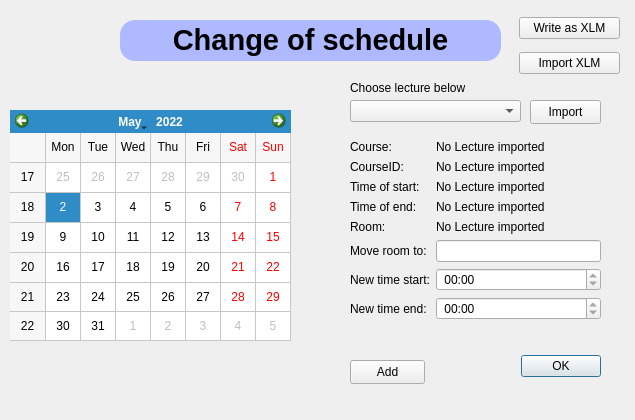
<?xml version="1.0" encoding="UTF-8"?>
<ui version="4.0">
 <class>RequestChange</class>
 <widget class="QDialog" name="RequestChange">
  <property name="geometry">
   <rect>
    <x>0</x>
    <y>0</y>
    <width>635</width>
    <height>420</height>
   </rect>
  </property>
  <property name="windowTitle">
   <string>Dialog</string>
  </property>
  <property name="styleSheet">
   <string notr="true"/>
  </property>
  <widget class="QDialogButtonBox" name="buttonBox">
   <property name="geometry">
    <rect>
     <x>520</x>
     <y>350</y>
     <width>81</width>
     <height>32</height>
    </rect>
   </property>
   <property name="locale">
    <locale language="English" country="Denmark"/>
   </property>
   <property name="orientation">
    <enum>Qt::Horizontal</enum>
   </property>
   <property name="standardButtons">
    <set>QDialogButtonBox::Ok</set>
   </property>
  </widget>
  <widget class="QWidget" name="layoutWidget">
   <property name="geometry">
    <rect>
     <x>350</x>
     <y>140</y>
     <width>251</width>
     <height>191</height>
    </rect>
   </property>
   <layout class="QFormLayout" name="formLayout">
    <item row="0" column="0">
     <widget class="QLabel" name="Course">
      <property name="text">
       <string>Course:</string>
      </property>
     </widget>
    </item>
    <item row="2" column="0">
     <widget class="QLabel" name="originaldateLabel">
      <property name="text">
       <string>Time of start:</string>
      </property>
     </widget>
    </item>
    <item row="3" column="0">
     <widget class="QLabel" name="originaldateLabel_2">
      <property name="text">
       <string>Time of end:</string>
      </property>
     </widget>
    </item>
    <item row="4" column="0">
     <widget class="QLabel" name="roomLabel_2">
      <property name="text">
       <string>Room:</string>
      </property>
     </widget>
    </item>
    <item row="5" column="0">
     <widget class="QLabel" name="roomLabel">
      <property name="text">
       <string>Move room to:</string>
      </property>
     </widget>
    </item>
    <item row="5" column="1">
     <widget class="QLineEdit" name="roomLineEdit">
      <property name="text">
       <string/>
      </property>
     </widget>
    </item>
    <item row="6" column="0">
     <widget class="QLabel" name="newdateLabel_2">
      <property name="text">
       <string>New time start:</string>
      </property>
     </widget>
    </item>
    <item row="7" column="0">
     <widget class="QLabel" name="newdateLabel_3">
      <property name="text">
       <string>New time end:</string>
      </property>
     </widget>
    </item>
    <item row="6" column="1">
     <widget class="QTimeEdit" name="S2TimeEdit">
      <property name="dateTime">
       <datetime>
        <hour>0</hour>
        <minute>0</minute>
        <second>0</second>
        <year>2022</year>
        <month>4</month>
        <day>4</day>
       </datetime>
      </property>
      <property name="maximumDateTime">
       <datetime>
        <hour>23</hour>
        <minute>59</minute>
        <second>59</second>
        <year>2022</year>
        <month>4</month>
        <day>4</day>
       </datetime>
      </property>
      <property name="minimumDateTime">
       <datetime>
        <hour>0</hour>
        <minute>0</minute>
        <second>0</second>
        <year>2022</year>
        <month>4</month>
        <day>4</day>
       </datetime>
      </property>
      <property name="displayFormat">
       <string> HH:mm</string>
      </property>
      <property name="time">
       <time>
        <hour>0</hour>
        <minute>0</minute>
        <second>0</second>
       </time>
      </property>
     </widget>
    </item>
    <item row="7" column="1">
     <widget class="QTimeEdit" name="E2TimeEdit">
      <property name="dateTime">
       <datetime>
        <hour>0</hour>
        <minute>0</minute>
        <second>0</second>
        <year>2022</year>
        <month>4</month>
        <day>4</day>
       </datetime>
      </property>
      <property name="maximumDateTime">
       <datetime>
        <hour>23</hour>
        <minute>59</minute>
        <second>59</second>
        <year>2022</year>
        <month>4</month>
        <day>4</day>
       </datetime>
      </property>
      <property name="minimumDateTime">
       <datetime>
        <hour>0</hour>
        <minute>0</minute>
        <second>0</second>
        <year>2022</year>
        <month>4</month>
        <day>4</day>
       </datetime>
      </property>
      <property name="displayFormat">
       <string> HH:mm</string>
      </property>
      <property name="time">
       <time>
        <hour>0</hour>
        <minute>0</minute>
        <second>0</second>
       </time>
      </property>
     </widget>
    </item>
    <item row="0" column="1">
     <widget class="QLabel" name="label">
      <property name="text">
       <string>No Lecture imported</string>
      </property>
     </widget>
    </item>
    <item row="2" column="1">
     <widget class="QLabel" name="timeLabelS">
      <property name="text">
       <string>No Lecture imported</string>
      </property>
     </widget>
    </item>
    <item row="3" column="1">
     <widget class="QLabel" name="timeLabelE">
      <property name="text">
       <string>No Lecture imported</string>
      </property>
     </widget>
    </item>
    <item row="4" column="1">
     <widget class="QLabel" name="roomLabelOld">
      <property name="text">
       <string>No Lecture imported</string>
      </property>
     </widget>
    </item>
    <item row="1" column="0">
     <widget class="QLabel" name="label_3">
      <property name="text">
       <string>CourseID:</string>
      </property>
     </widget>
    </item>
    <item row="1" column="1">
     <widget class="QLabel" name="courseID_label">
      <property name="text">
       <string>No Lecture imported</string>
      </property>
     </widget>
    </item>
   </layout>
  </widget>
  <widget class="QCalendarWidget" name="calender">
   <property name="geometry">
    <rect>
     <x>10</x>
     <y>110</y>
     <width>281</width>
     <height>231</height>
    </rect>
   </property>
   <property name="locale">
    <locale language="English" country="Denmark"/>
   </property>
   <property name="selectedDate">
    <date>
     <year>2022</year>
     <month>5</month>
     <day>2</day>
    </date>
   </property>
   <property name="gridVisible">
    <bool>true</bool>
   </property>
  </widget>
  <widget class="QLabel" name="changeofschedule">
   <property name="geometry">
    <rect>
     <x>120</x>
     <y>20</y>
     <width>381</width>
     <height>41</height>
    </rect>
   </property>
   <property name="styleSheet">
    <string notr="true">font: 9pt &quot;Arial&quot;;
border-radius:15px;
background-color: rgb(174, 185, 255);</string>
   </property>
   <property name="text">
    <string>&lt;html&gt;&lt;head/&gt;&lt;body&gt;&lt;p align=&quot;center&quot;&gt;&lt;span style=&quot; font-size:22pt; font-weight:700;&quot;&gt;Change of schedule&lt;/span&gt;&lt;/p&gt;&lt;/body&gt;&lt;/html&gt;</string>
   </property>
  </widget>
  <widget class="QPushButton" name="pushButton">
   <property name="geometry">
    <rect>
     <x>530</x>
     <y>100</y>
     <width>71</width>
     <height>24</height>
    </rect>
   </property>
   <property name="text">
    <string>Import</string>
   </property>
  </widget>
  <widget class="QComboBox" name="comboBox">
   <property name="geometry">
    <rect>
     <x>350</x>
     <y>100</y>
     <width>171</width>
     <height>22</height>
    </rect>
   </property>
   <property name="currentText">
    <string/>
   </property>
  </widget>
  <widget class="QLabel" name="label_2">
   <property name="geometry">
    <rect>
     <x>350</x>
     <y>80</y>
     <width>121</width>
     <height>16</height>
    </rect>
   </property>
   <property name="text">
    <string>Choose lecture below</string>
   </property>
  </widget>
  <widget class="QPushButton" name="addPush">
   <property name="geometry">
    <rect>
     <x>350</x>
     <y>360</y>
     <width>75</width>
     <height>24</height>
    </rect>
   </property>
   <property name="text">
    <string>Add</string>
   </property>
  </widget>
  <widget class="QWidget" name="verticalLayoutWidget">
   <property name="geometry">
    <rect>
     <x>519</x>
     <y>10</y>
     <width>101</width>
     <height>71</height>
    </rect>
   </property>
   <layout class="QVBoxLayout" name="verticalLayout">
    <item>
     <widget class="QPushButton" name="writeXLM">
      <property name="text">
       <string>Write as XLM</string>
      </property>
     </widget>
    </item>
    <item>
     <widget class="QPushButton" name="importXLM">
      <property name="text">
       <string>Import XLM</string>
      </property>
     </widget>
    </item>
   </layout>
  </widget>
 </widget>
 <resources/>
 <connections>
  <connection>
   <sender>buttonBox</sender>
   <signal>accepted()</signal>
   <receiver>RequestChange</receiver>
   <slot>accept()</slot>
   <hints>
    <hint type="sourcelabel">
     <x>248</x>
     <y>254</y>
    </hint>
    <hint type="destinationlabel">
     <x>157</x>
     <y>274</y>
    </hint>
   </hints>
  </connection>
  <connection>
   <sender>buttonBox</sender>
   <signal>rejected()</signal>
   <receiver>RequestChange</receiver>
   <slot>reject()</slot>
   <hints>
    <hint type="sourcelabel">
     <x>316</x>
     <y>260</y>
    </hint>
    <hint type="destinationlabel">
     <x>286</x>
     <y>274</y>
    </hint>
   </hints>
  </connection>
 </connections>
</ui>
